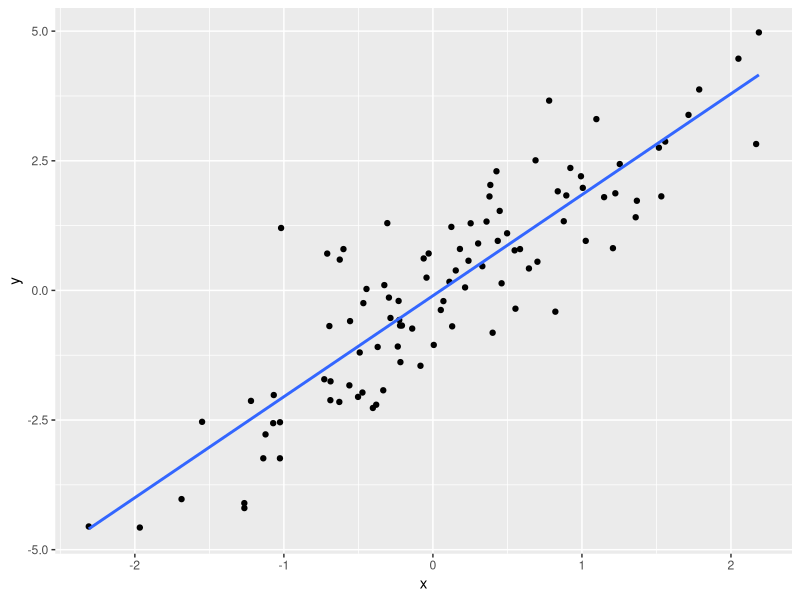

Write the R code that produced this figure.
# Generate random data
set.seed(123)
x <- rnorm(100)
y <- 2*x + rnorm(100)

# Plot scatterplot with trend line
library(ggplot2)
data <- data.frame(x, y)
plot <- ggplot(data, aes(x, y)) +
  geom_point() +
  geom_smooth(method = "lm", se = FALSE)

print(plot)